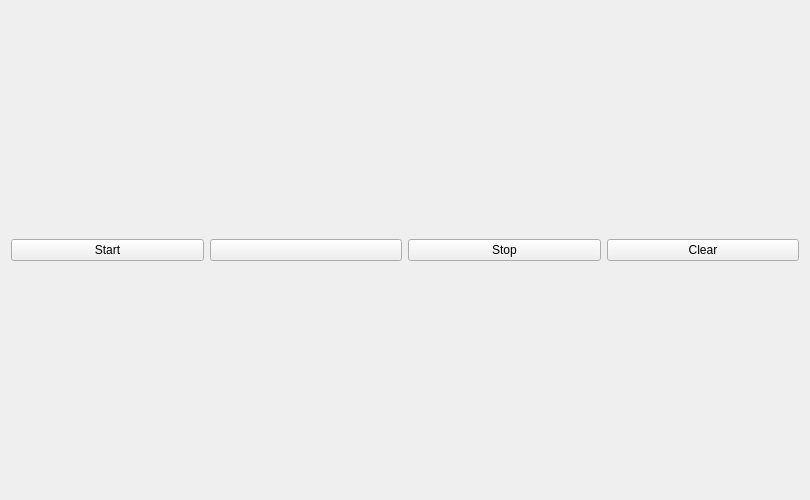
<?xml version="1.0" encoding="UTF-8"?>
<ui version="4.0">
 <class>MainWindow</class>
 <widget class="QMainWindow" name="MainWindow">
  <property name="geometry">
   <rect>
    <x>0</x>
    <y>0</y>
    <width>810</width>
    <height>500</height>
   </rect>
  </property>
  <property name="minimumSize">
   <size>
    <width>810</width>
    <height>500</height>
   </size>
  </property>
  <property name="maximumSize">
   <size>
    <width>16777215</width>
    <height>16777215</height>
   </size>
  </property>
  <property name="sizeIncrement">
   <size>
    <width>0</width>
    <height>0</height>
   </size>
  </property>
  <property name="windowTitle">
   <string>Conway's Game of Life</string>
  </property>
  <widget class="QWidget" name="centralWidget">
   <property name="minimumSize">
    <size>
     <width>0</width>
     <height>0</height>
    </size>
   </property>
   <property name="maximumSize">
    <size>
     <width>111111</width>
     <height>111111</height>
    </size>
   </property>
   <layout class="QVBoxLayout" name="verticalLayout_2">
    <item>
     <layout class="QVBoxLayout" name="mainLayout" stretch="1,0">
      <item>
       <layout class="QVBoxLayout" name="gameLayout" stretch=""/>
      </item>
      <item>
       <layout class="QHBoxLayout" name="controlLayout" stretch="0,0,0,0">
        <item>
         <widget class="QPushButton" name="startButton">
          <property name="minimumSize">
           <size>
            <width>0</width>
            <height>0</height>
           </size>
          </property>
          <property name="maximumSize">
           <size>
            <width>16777215</width>
            <height>16777215</height>
           </size>
          </property>
          <property name="text">
           <string>Start</string>
          </property>
         </widget>
        </item>
        <item>
         <widget class="QPushButton" name="nextButton">
          <property name="minimumSize">
           <size>
            <width>0</width>
            <height>0</height>
           </size>
          </property>
          <property name="maximumSize">
           <size>
            <width>16777215</width>
            <height>16777215</height>
           </size>
          </property>
          <property name="text">
           <string/>
          </property>
         </widget>
        </item>
        <item>
         <widget class="QPushButton" name="stopButton">
          <property name="minimumSize">
           <size>
            <width>0</width>
            <height>0</height>
           </size>
          </property>
          <property name="maximumSize">
           <size>
            <width>16777215</width>
            <height>16777215</height>
           </size>
          </property>
          <property name="text">
           <string>Stop</string>
          </property>
         </widget>
        </item>
        <item>
         <widget class="QPushButton" name="clearButton">
          <property name="minimumSize">
           <size>
            <width>0</width>
            <height>0</height>
           </size>
          </property>
          <property name="maximumSize">
           <size>
            <width>16777215</width>
            <height>16777215</height>
           </size>
          </property>
          <property name="text">
           <string>Clear</string>
          </property>
         </widget>
        </item>
       </layout>
      </item>
     </layout>
    </item>
   </layout>
  </widget>
 </widget>
 <layoutdefault spacing="6" margin="11"/>
 <resources/>
 <connections/>
</ui>
